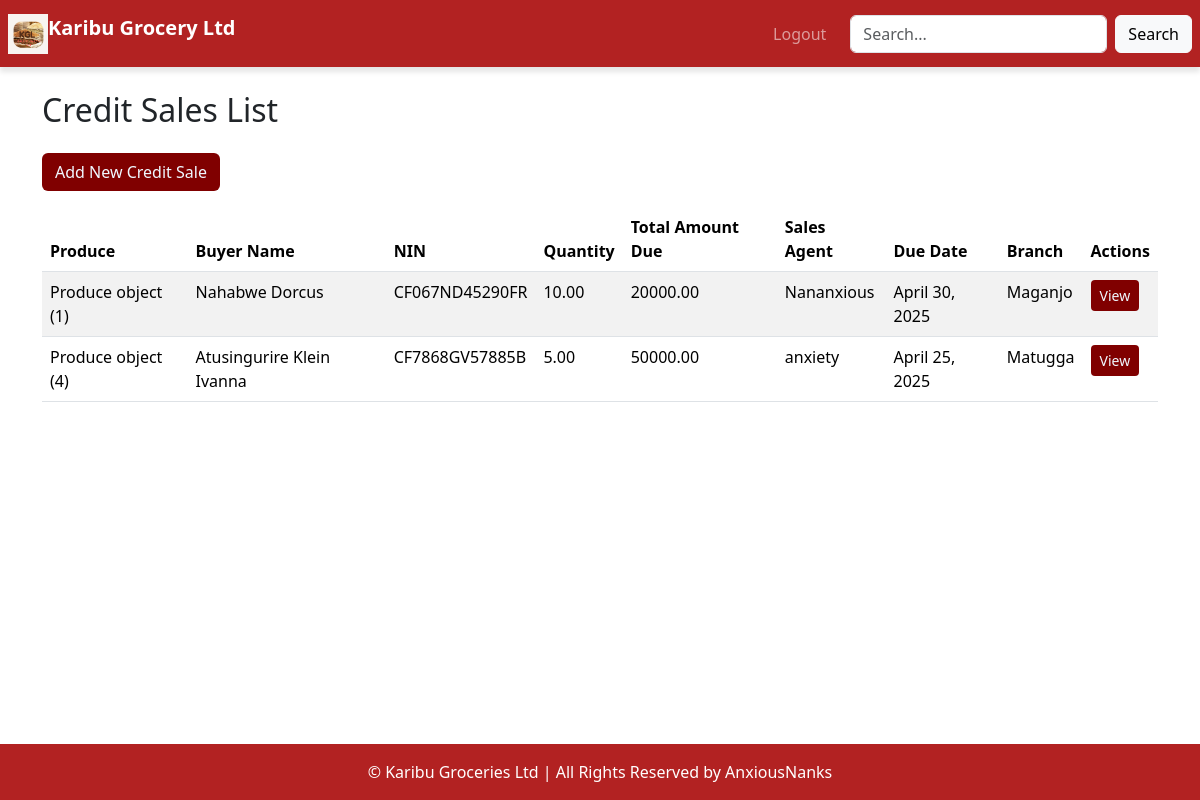
/credit_list/, run on the app's committed database.
### home/models.py (models this page shows, shortened)
class CreditSale(models.Model):
    produce = models.ForeignKey(Produce, on_delete=models.SET_NULL, verbose_name="Produce Name",null=True)
    buyer_name = models.CharField(max_length=255, verbose_name="Buyer Name", validators=[MinLengthValidator(2)])
    national_id = models.CharField(
        max_length=14,
        validators=[RegexValidator(regex=r'^[A-Z0-9]{14}$', message='Enter a valid NIN')],
    )
    location = models.CharField(max_length=255, validators=[MinLengthValidator(2)])
    contact = models.CharField(max_length=15,validators=[
        RegexValidator(regex=r'^\+?\d{9,15}$', message="Enter a valid phone number.")])
    amount_due_ugx = models.DecimalField(
        max_digits=15,
        decimal_places=2,
        validators=[MinValueValidator(10000)],
    )
    is_paid = models.BooleanField(default=False)
    sales_agent = models.ForeignKey(
       Userprofile,
        on_delete=models.SET_NULL,
        null=True,
        blank=True,
    )
    due_date = models.DateField()
    tonnage_kgs = models.DecimalField(max_digits=10, decimal_places=2)
    date_of_dispatch = models.DateField(auto_now_add=True)
    branch = models.CharField(max_length=20, choices=BRANCH_CHOICES)

class Produce(models.Model):
    name = models.CharField(max_length=100, unique=True)
    produce_type = models.CharField(max_length=50, validators=[MinLengthValidator(2)])
    price_per_kg = models.DecimalField(max_digits=10, decimal_places=2)

class Userprofile(AbstractUser):
    is_salesagent = models.BooleanField(default=False)
    is_manager = models.BooleanField(default=False)
    is_owner = models.BooleanField(default=False)
    username = models.CharField(max_length=50, unique=True)
    email = models.EmailField(max_length=50, unique=True)
    address = models.TextField(max_length=200, blank=False)
    phonenumber = models.CharField(max_length=20, blank=True)
    gender = models.CharField(max_length=10)
    groups = models.ManyToManyField(
        Group,
        related_name="userprofile_groups",
        blank=True,
        help_text="The groups this user belongs to.",
        verbose_name="groups"
    )
    user_permissions = models.ManyToManyField(
        Permission,
        related_name="userprofile_permissions",
        blank=True,
        help_text="Specific permissions for this user.",
        verbose_name="user permissions"
    )
    def __str__(self):
       return self.username

### home/views.py (the view)
# urls.py: path('credit_list/', views.credit_list, name='credit_list'),
def credit_list(request):
    credits = CreditSale.objects.all()
    return render(request, 'home/credit_list.html',{'credits': credits})

### home/templates/home/credit_list.html
{% extends 'base.html' %}
{% block content %}
<div class="container mt-4">
    <h2 class="mb-4">Credit Sales List</h2>
    <a href="{% url 'add_credit_sale' %}" class="btn mb-3" style="background-color: maroon; color: aliceblue;">Add New Credit Sale</a>
    <table class="table table-striped">
        <thead>
            <tr>
                <th>Produce</th>
                <th>Buyer Name</th>
                <th>NIN</th>
                <th>Quantity</th>
                <th>Total Amount Due</th>
                <th>Sales Agent</th>
                <th>Due Date</th>
                <th>Branch</th>
                <th>Actions</th>
            </tr>
        </thead>
        <tbody>
            {% for sale in credits %}
            <tr>
                <td>{{ sale.produce }}</td>
                <td>{{ sale.buyer_name }}</td>
                <td>{{ sale.national_id }}</td>
                <td>{{ sale.tonnage_kgs }}</td>
                <td>{{ sale.amount_due_ugx }}</td>
                <td>{{ sale.sales_agent }}</td>
                <td>{{ sale.due_date }}</td>
                <td>{{ sale.branch }}</td>
                <td>
                    <a href="{% url 'credit_detail' sale.pk %}" class="btn btn-sm" style="background-color: maroon; color: aliceblue;">View</a>
                </td>
            </tr>
            {% empty %}
            <tr>
                <td colspan="9" class="text-center">No credit sales found.</td>
            </tr>
            {% endfor %}
        </tbody>
    </table>
</div>
{% endblock %}

### home/templates/base.html (style rules this page uses)
body, html { margin: 0; padding: 0; height: 100%; overflow-x: hidden; }

### data on the page
CreditSale: produce "Produce object (1)", buyer_name "Nahabwe Dorcus", national_id "CF067ND45290FR", tonnage_kgs "10.00", amount_due_ugx "20000.00", sales_agent "Nananxious", due_date "April 30, 2025", branch "Maganjo"
CreditSale: produce "Produce object (4)", buyer_name "Atusingurire Klein Ivanna", national_id "CF7868GV57885B", tonnage_kgs "5.00", amount_due_ugx "50000.00", sales_agent "anxiety", due_date "April 25, 2025", branch "Matugga"
